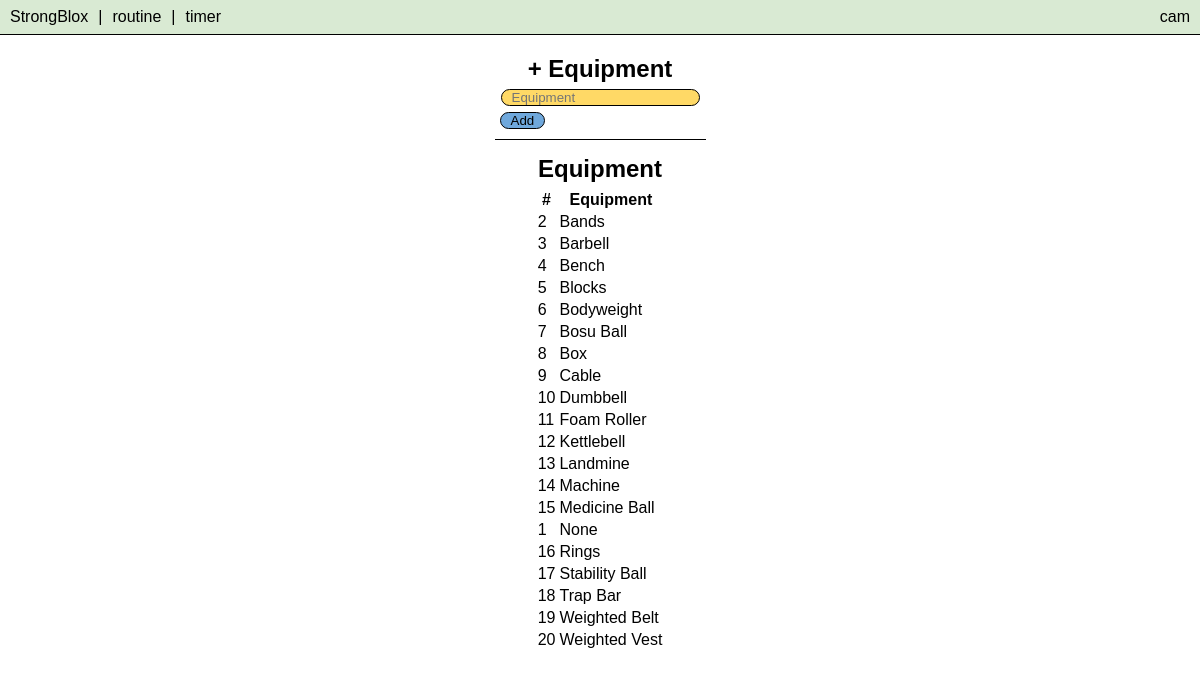
The app's page /equipment (signed in) with its own data.
### tables this page shows
CREATE TABLE equipments (
        equipment_id INTEGER PRIMARY KEY,
        equipment TEXT NOT NULL,
        user_id INTEGER
    );

### app.py (the view)
@app.route("/equipment", methods=["GET", "POST"])
@login_required
def equipment():
    if request.method == "POST":
        equipment = request.form.get("equipment")
        db = sqlite3.connect("workouts.db")
        cur = db.cursor()
        cur.execute(
            "INSERT INTO equipments (equipment, user_id) VALUES(?,?)", (equipment, session["user_id"]))
        db.commit()
        db.close()
        return redirect("/equipment")
    else:
        db = sqlite3.connect("workouts.db")
        db.row_factory = sqlite3.Row
        cur = db.cursor()
        cur.execute("SELECT * FROM equipments WHERE user_id IS NULL OR user_id = ? ORDER BY equipment", (session["user_id"],))
        equipments = cur.fetchall()
        return render_template("equipment.html", equipments=equipments)

### app.py (called while the page is built)
def login_required(f):
    @wraps(f)
    def decorated_function(*args, **kwargs):
        if session.get("user_id") is None:
            return redirect("/login")
        return f(*args, **kwargs)
    return decorated_function

@app.after_request
def after_request(response):
    response.headers["Cache-Control"] = "no-cache, no-store, must-revalidate"
    response.headers["Expires"] = 0
    response.headers["Pragma"] = "no-cache"
    return response

### templates/equipment.html (shortened to what this page needs)
{% extends "layout.html" %}
{% block body %}
    <div class="container">
        <div class="section interactive">
            <h2>+ Equipment</h2>
            <form action="/equipment" method="post">
                <input autocomplete="off" autofocus name="equipment" placeholder="Equipment" type="text">
                <br>
                <input class="lists" type="submit" value="Add">
            </form>
        </div>
        <div class="section data">
            <h2>Equipment</h2>
            <div class="table-responsive">
                <table class="table">
                    <thead>
                        <tr>
                            <th>#</th>
                            <th>Equipment</th>
                        </tr>
                    </thead>
                    <tbody>
                        {% for equipment in equipments %}
                            <tr>
                                <td>{{ equipment.equipment_id }}</td>
                                <td>{{ equipment.equipment }}</td>
                            </tr>
                        {% endfor %}
                    </tbody>
                </table>
            </div>
        </div>
    </div>
{% endblock %}

### static/styles.css (style rules this page uses)
* { font-family: 'Trebuchet MS', sans-serif; }
body { margin: 0px; }
h2 { text-align: center; margin-top: 10px; margin-bottom: 5px; }
.container { margin-bottom: 10px; padding-bottom: 10px; position: relative; width: 100%; overflow: auto; top: 40px; bottom: 0px; left: 50%; transform: translateX(-50%); }
.section { padding: 5px; margin-left: auto; margin-right: auto; width: fit-content; }
.interactive { background-color: white; border-bottom: 1px solid black; }
.data { background-color: white; }
input { background-color: #ffd966; color: black; border: 1px solid black; border-radius: 12px; padding: 0px 10px; margin: 1px; margin-bottom: 5px; }
.lists { margin-left: auto; margin-right: auto; width: fit-content; background-color: #6fa8dc; }

### records on screen
equipments: equipment_id "2", equipment "Bands"
equipments: equipment_id "3", equipment "Barbell"
equipments: equipment_id "4", equipment "Bench"
equipments: equipment_id "5", equipment "Blocks"
equipments: equipment_id "6", equipment "Bodyweight"
equipments: equipment_id "7", equipment "Bosu Ball"
equipments: equipment_id "8", equipment "Box"
equipments: equipment_id "9", equipment "Cable"
equipments: equipment_id "10", equipment "Dumbbell"
equipments: equipment_id "11", equipment "Foam Roller"
equipments: equipment_id "12", equipment "Kettlebell"
equipments: equipment_id "13", equipment "Landmine"
equipments: equipment_id "14", equipment "Machine"
equipments: equipment_id "15", equipment "Medicine Ball"
equipments: equipment_id "1", equipment "None"
equipments: equipment_id "16", equipment "Rings"
equipments: equipment_id "17", equipment "Stability Ball"
equipments: equipment_id "18", equipment "Trap Bar"
equipments: equipment_id "19", equipment "Weighted Belt"
equipments: equipment_id "20", equipment "Weighted Vest"

### other values on screen
{{ session["username"] }} "cam"
